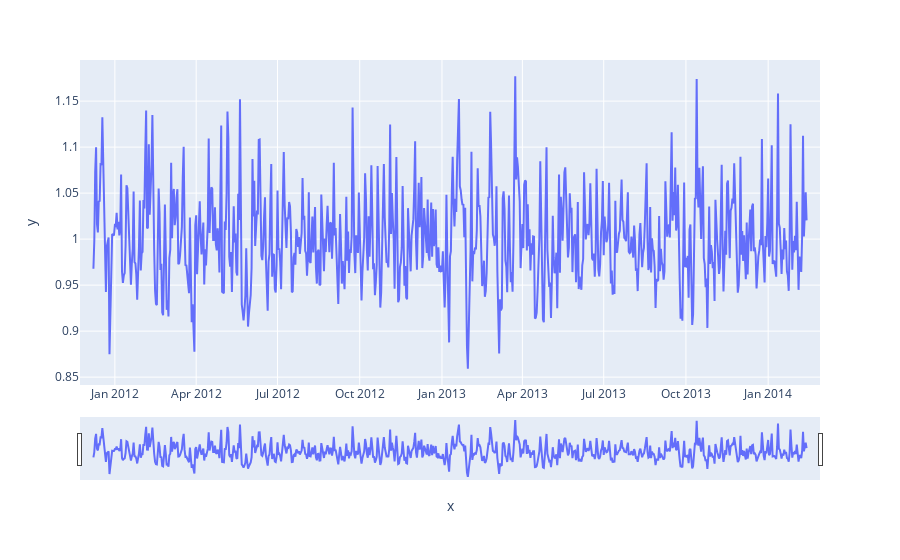

Notebook code for this chart:
### Code cell
fig = px.line(x = tariff_dt.index, y = tariff_decomps.Std_Residual)
fig.update_xaxes(rangeslider_visible=True)

### Figure 1 — Plotly figure (JSON) as saved in the notebook; plotly's stock layout.template omitted (floating-point values rounded to 4 significant figures; data arrays with more than 128 entries replaced by an {"elided": "..."} marker saying what was removed)
{"data": [{"hovertemplate": "x=%{x}<br>y=%{y}<extra></extra>", "legendgroup": "", "line": {"color": "#636efa", "dash": "solid"}, "marker": {"symbol": "circle"}, "mode": "lines", "name": "", "orientation": "v", "showlegend": false, "type": "scatter", "x": {"elided": "829 str values"}, "xaxis": "x", "y": {"elided": "829 float values"}, "yaxis": "y"}], "layout": {"legend": {"tracegroupgap": 0}, "margin": {"t": 60}, "xaxis": {"anchor": "y", "domain": [0, 1], "rangeslider": {"visible": true}, "title": {"text": "x"}}, "yaxis": {"anchor": "x", "domain": [0, 1], "title": {"text": "y"}}}}
